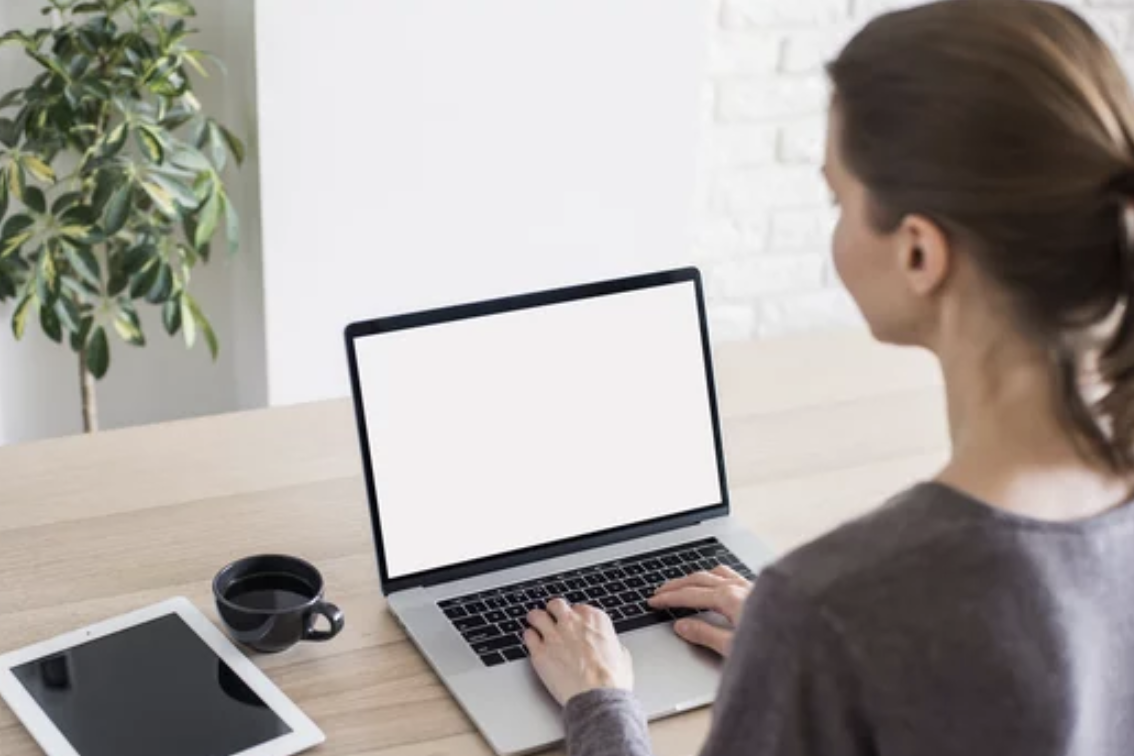
#> input picture image1.png, 1134 x 756 px
$ jupyter execute --allow-errors 'Object Detection_WithYOLO.ipynb'
#> lines starting #> are read from the running program, lines starting #| are printed output that depends on the picture
#> (a cell that did not finish here is left out)

[cell 2]
# !pip3 install opencv-python

[cell 3]
# Importing needed libraries
import numpy as np
import cv2
import time
import os

[cell 4]
image_BGR = cv2.imread('image1.png')
#> image_BGR is the input picture: shape (756, 1134, 3); mean B, G, R 155.5, 159.7, 165.1

[cell 5]
cv2.namedWindow('Original Image', cv2.WINDOW_NORMAL)

[cell 6]
cv2.imshow('Original Image', image_BGR)

[cell 7]
delay = 2000
cv2.waitKey(delay)

[cell 8]
# key = cv2.waitKey(-1)
# if key == 27:
# #     cv2.destroyAllWindows()
#     cv2.destroyWindow('Original Image')

[cell 9]
print('Image shape:', image_BGR.shape)  # tuple of (511, 767, 3)
#| Image shape: (756, 1134, 3)

[cell 10]
h, w = image_BGR.shape[:2]
#> h = 756; w = 1134

[cell 11]
print('Image height={0} and width={1}'.format(h, w))  # 511 767
#| Image height=756 and width=1134

[cell 12]
"""
Reading input image

"""

# Reading image with OpenCV library
# In this way image is opened already as numpy array
# WARNING! OpenCV by default reads images in BGR format

image_BGR = cv2.imread('image1.png')

# Showing Original Image
# Giving name to the window with Original Image
# And specifying that window is resizable
cv2.namedWindow('Original Image', cv2.WINDOW_NORMAL)

# Pay attention! 'cv2.imshow' takes images in BGR format
cv2.imshow('Original Image', image_BGR)
# Waiting for any key being pressed
delay = 2000
cv2.waitKey(delay)
# cv2.waitKey(-1)
# Destroying opened window with name 'Original Image'
cv2.destroyWindow('Original Image')

# # Check point
# # Showing image shape
print('Image shape:', image_BGR.shape)  # tuple of (511, 767, 3)
#| Image shape: (756, 1134, 3)

# Getting spatial dimension of input image
h, w = image_BGR.shape[:2]  # Slicing from tuple only first two elements

# # Check point
# # Showing height an width of image
print('Image height={0} and width={1}'.format(h, w))  # 511 767
#| Image height=756 and width=1134

[cell 13]
blob = cv2.dnn.blobFromImage(image_BGR, 1 / 255.0, (416, 416),
                             swapRB=True, crop=False)

[cell 14]
print('Image shape:', image_BGR.shape)  # (511, 767, 3)
#| Image shape: (756, 1134, 3)
print('Blob shape:', blob.shape)  # (1, 3, 416, 416)
#| Blob shape: (1, 3, 416, 416)

[cell 15]
blob_to_show = blob[0, :, :, :].transpose(1, 2, 0)
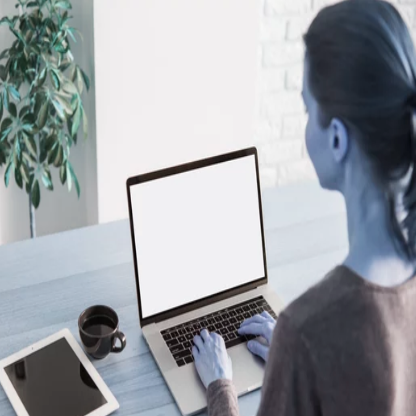
#> blob_to_show: shape (416, 416, 3) float32; mean of channels 0, 1, 2 0.647, 0.626, 0.61; drawn as B, G, R
print(blob_to_show.shape)  # (416, 416, 3)
#| (416, 416, 3)

[cell 16]
cv2.namedWindow('Blob Image', cv2.WINDOW_NORMAL)

[cell 17]
cv2.imshow('Blob Image', cv2.cvtColor(blob_to_show, cv2.COLOR_RGB2BGR))
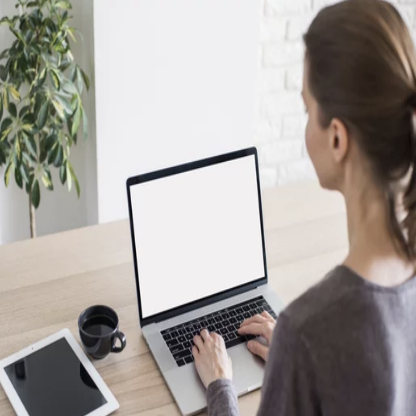
#> window 'Blob Image': shape (416, 416, 3) float32; mean B, G, R 0.61, 0.626, 0.647

[cell 18]
delay = 2000
cv2.waitKey(delay)

[cell 19]
cv2.destroyWindow('Blob Image')

[cell 20]
"""
Getting blob from input image
"""

# Getting blob from input image
# The 'cv2.dnn.blobFromImage' function returns 4-dimensional blob
# from input image after mean subtraction, normalizing, and RB channels swapping
# Resulted shape has number of images, number of channels, width and height
# E.G.:
blob = cv2.dnn.blobFromImage(image_BGR, 1 / 255.0, (416, 416),
                             swapRB=True, crop=False)


print('Image shape:', image_BGR.shape)  # (511, 767, 3)
#| Image shape: (756, 1134, 3)
print('Blob shape:', blob.shape)  # (1, 3, 416, 416)
#| Blob shape: (1, 3, 416, 416)


# Showing blob image in OpenCV window
# Slicing blob image and transposing to make channels come at the end
blob_to_show = blob[0, :, :, :].transpose(1, 2, 0)
print(blob_to_show.shape)  # (416, 416, 3)
#| (416, 416, 3)

# Showing Blob Image
# Giving name to the window with Blob Image
# And specifying that window is resizable
cv2.namedWindow('Blob Image', cv2.WINDOW_NORMAL)

# Pay attention! 'cv2.imshow' takes images in BGR format
# Consequently, we DO need to convert image from RGB to BGR firstly
# Because we have our blob in RGB format
cv2.imshow('Blob Image', cv2.cvtColor(blob_to_show, cv2.COLOR_RGB2BGR))
# Waiting for any key being pressed
delay = 2000
cv2.waitKey(delay)
# cv2.waitKey(0)
# Destroying opened window with name 'Blob Image'
cv2.destroyWindow('Blob Image')

[cell 21]
with open(r'yolo-coco-data/coco.names') as f:
    # Getting labels reading every line
    # and putting them into the list
#> (reads yolo-coco-data/coco.names from the repository)
